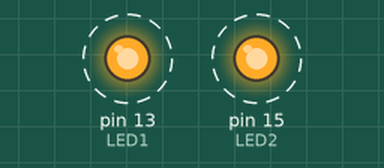
This sketch was run on a simulated Arduino Uno, built with avr-gcc and run on an emulated ATmega328P. On the bench: output pins drawn as LEDs (lit = HIGH). Dashed ring = blinking.

Above: at 0.5 s.
Timing chart, 0 to 4.6 s (numbered marks = the images above):
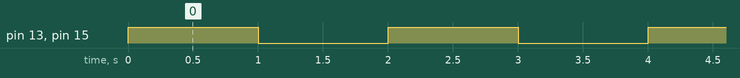

The sketch:

laps5.ino
```cpp
/*
ขา VCC -> 3.3-5V
ขา Gnd-> Gnd
ขา I/O -> 13
*/
int LED1= 13;  //D7
int LED2= 15;  //D8
void setup() {
pinMode(LED1, OUTPUT);
pinMode(LED2, OUTPUT);
}
void loop() {
digitalWrite(LED1, HIGH);
digitalWrite(LED2, HIGH);
delay(1000);
digitalWrite(LED1, LOW);
digitalWrite(LED2, LOW);
delay(1000);
}
```

Source omitted: ogo_bmp.cpp.cpp (data table, 6418 bytes)

Measured:
- by itself, pin 13 (LED1), pin 15 (LED2): alternates HIGH for 1.0 s and LOW for 1.0 s
